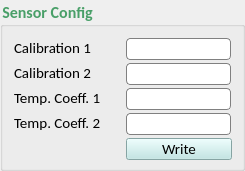
          <widget class="QGroupBox" name="SensorConGB_4">
           <property name="minimumSize">
            <size>
             <width>245</width>
             <height>171</height>
            </size>
           </property>
           <property name="maximumSize">
            <size>
             <width>245</width>
             <height>171</height>
            </size>
           </property>
           <property name="font">
            <font>
             <family>Calibri</family>
             <pointsize>12</pointsize>
             <weight>75</weight>
             <bold>true</bold>
            </font>
           </property>
           <property name="styleSheet">
            <string notr="true">color: #499F68;</string>
           </property>
           <property name="title">
            <string>Sensor Config</string>
           </property>
           <layout class="QGridLayout" name="gridLayout_170">
            <item row="0" column="0">
             <layout class="QGridLayout" name="gridLayout_171">
              <item row="0" column="0">
               <widget class="QLabel" name="CalL_7">
                <property name="minimumSize">
                 <size>
                  <width>87</width>
                  <height>20</height>
                 </size>
                </property>
                <property name="maximumSize">
                 <size>
                  <width>110</width>
                  <height>20</height>
                 </size>
                </property>
                <property name="font">
                 <font>
                  <family>Calibri</family>
                  <pointsize>11</pointsize>
                  <weight>50</weight>
                  <bold>false</bold>
                 </font>
                </property>
                <property name="styleSheet">
                 <string notr="true">color:rgb(0,0,0);</string>
                </property>
                <property name="frameShape">
                 <enum>QFrame::NoFrame</enum>
                </property>
                <property name="text">
                 <string>Calibration 1</string>
                </property>
               </widget>
              </item>
              <item row="0" column="1">
               <widget class="QLineEdit" name="CalLine">
                <property name="sizePolicy">
                 <sizepolicy hsizetype="Preferred" vsizetype="Fixed">
                  <horstretch>0</horstretch>
                  <verstretch>0</verstretch>
                 </sizepolicy>
                </property>
                <property name="minimumSize">
                 <size>
                  <width>0</width>
                  <height>22</height>
                 </size>
                </property>
                <property name="maximumSize">
                 <size>
                  <width>16777215</width>
                  <height>22</height>
                 </size>
                </property>
                <property name="font">
                 <font>
                  <family>Calibri</family>
                  <pointsize>11</pointsize>
                  <weight>50</weight>
                  <bold>false</bold>
                 </font>
                </property>
                <property name="styleSheet">
                 <string notr="true">border: 1px solid gray;
border-radius: 4px;
color: rgb(0,0,0);</string>
                </property>
               </widget>
              </item>
              <item row="1" column="0">
               <widget class="QLabel" name="CalL_8">
                <property name="minimumSize">
                 <size>
                  <width>87</width>
                  <height>20</height>
                 </size>
                </property>
                <property name="maximumSize">
                 <size>
                  <width>110</width>
                  <height>20</height>
                 </size>
                </property>
                <property name="font">
                 <font>
                  <family>Calibri</family>
                  <pointsize>11</pointsize>
                  <weight>50</weight>
                  <bold>false</bold>
                 </font>
                </property>
                <property name="styleSheet">
                 <string notr="true">color:rgb(0,0,0);</string>
                </property>
                <property name="frameShape">
                 <enum>QFrame::NoFrame</enum>
                </property>
                <property name="text">
                 <string>Calibration 2</string>
                </property>
               </widget>
              </item>
              <item row="1" column="1">
               <widget class="QLineEdit" name="CalLine_2">
                <property name="sizePolicy">
                 <sizepolicy hsizetype="Preferred" vsizetype="Fixed">
                  <horstretch>0</horstretch>
                  <verstretch>0</verstretch>
                 </sizepolicy>
                </property>
                <property name="minimumSize">
                 <size>
                  <width>0</width>
                  <height>22</height>
                 </size>
                </property>
                <property name="maximumSize">
                 <size>
                  <width>16777215</width>
                  <height>22</height>
                 </size>
                </property>
                <property name="font">
                 <font>
                  <family>Calibri</family>
                  <pointsize>11</pointsize>
                  <weight>50</weight>
                  <bold>false</bold>
                 </font>
                </property>
                <property name="styleSheet">
                 <string notr="true">border: 1px solid gray;
border-radius: 4px;
color: rgb(0,0,0);</string>
                </property>
               </widget>
              </item>
              <item row="2" column="0">
               <widget class="QLabel" name="TempOfL_7">
                <property name="minimumSize">
                 <size>
                  <width>87</width>
                  <height>19</height>
                 </size>
                </property>
                <property name="maximumSize">
                 <size>
                  <width>110</width>
                  <height>19</height>
                 </size>
                </property>
                <property name="font">
                 <font>
                  <family>Calibri</family>
                  <pointsize>11</pointsize>
                  <weight>50</weight>
                  <bold>false</bold>
                 </font>
                </property>
                <property name="styleSheet">
                 <string notr="true">color:rgb(0,0,0);</string>
                </property>
                <property name="text">
                 <string>Temp. Coeff. 1</string>
                </property>
               </widget>
              </item>
              <item row="2" column="1">
               <widget class="QLineEdit" name="TempOffLine">
                <property name="sizePolicy">
                 <sizepolicy hsizetype="Preferred" vsizetype="Fixed">
                  <horstretch>0</horstretch>
                  <verstretch>0</verstretch>
                 </sizepolicy>
                </property>
                <property name="minimumSize">
                 <size>
                  <width>0</width>
                  <height>22</height>
                 </size>
                </property>
                <property name="maximumSize">
                 <size>
                  <width>16777215</width>
                  <height>22</height>
                 </size>
                </property>
                <property name="font">
                 <font>
                  <family>Calibri</family>
                  <pointsize>11</pointsize>
                  <weight>50</weight>
                  <bold>false</bold>
                 </font>
                </property>
                <property name="styleSheet">
                 <string notr="true">border: 1px solid gray;
border-radius: 4px;
color: rgb(0,0,0);</string>
                </property>
               </widget>
              </item>
              <item row="3" column="0">
               <widget class="QLabel" name="TempOfL_8">
                <property name="minimumSize">
                 <size>
                  <width>110</width>
                  <height>20</height>
                 </size>
                </property>
                <property name="maximumSize">
                 <size>
                  <width>87</width>
                  <height>20</height>
                 </size>
                </property>
                <property name="font">
                 <font>
                  <family>Calibri</family>
                  <pointsize>11</pointsize>
                  <weight>50</weight>
                  <bold>false</bold>
                 </font>
                </property>
                <property name="styleSheet">
                 <string notr="true">color:rgb(0,0,0);</string>
                </property>
                <property name="text">
                 <string>Temp. Coeff. 2</string>
                </property>
               </widget>
              </item>
              <item row="3" column="1">
               <widget class="QLineEdit" name="TempOffLine_2">
                <property name="sizePolicy">
                 <sizepolicy hsizetype="Preferred" vsizetype="Fixed">
                  <horstretch>0</horstretch>
                  <verstretch>0</verstretch>
                 </sizepolicy>
                </property>
                <property name="minimumSize">
                 <size>
                  <width>0</width>
                  <height>22</height>
                 </size>
                </property>
                <property name="maximumSize">
                 <size>
                  <width>16777215</width>
                  <height>22</height>
                 </size>
                </property>
                <property name="font">
                 <font>
                  <family>Calibri</family>
                  <pointsize>11</pointsize>
                  <weight>50</weight>
                  <bold>false</bold>
                 </font>
                </property>
                <property name="styleSheet">
                 <string notr="true">border: 1px solid gray;
border-radius: 4px;
color: rgb(0,0,0);</string>
                </property>
               </widget>
              </item>
              <item row="4" column="0">
               <widget class="QLabel" name="emptyL_7">
                <property name="minimumSize">
                 <size>
                  <width>87</width>
                  <height>19</height>
                 </size>
                </property>
                <property name="maximumSize">
                 <size>
                  <width>87</width>
                  <height>19</height>
                 </size>
                </property>
                <property name="font">
                 <font>
                  <family>Calibri</family>
                  <pointsize>11</pointsize>
                  <weight>50</weight>
                  <bold>false</bold>
                 </font>
                </property>
               </widget>
              </item>
              <item row="4" column="1">
               <widget class="QPushButton" name="SensorCalWRB">
                <property name="minimumSize">
                 <size>
                  <width>106</width>
                  <height>22</height>
                 </size>
                </property>
                <property name="maximumSize">
                 <size>
                  <width>125</width>
                  <height>22</height>
                 </size>
                </property>
                <property name="font">
                 <font>
                  <family>Calibri</family>
                  <pointsize>11</pointsize>
                  <weight>50</weight>
                  <bold>false</bold>
                 </font>
                </property>
                <property name="cursor">
                 <cursorShape>PointingHandCursor</cursorShape>
                </property>
                <property name="styleSheet">
                 <string notr="true">background-color:#BBE6E4;color: rgb(0,0,0);</string>
                </property>
                <property name="text">
                 <string>Write</string>
                </property>
               </widget>
              </item>
             </layout>
            </item>
           </layout>
          </widget>
